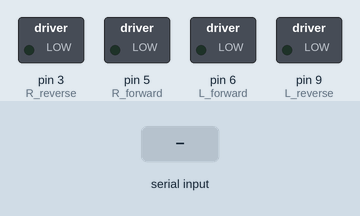
Bench run of a sketch on a simulated Arduino Uno, built with avr-gcc and run on an emulated ATmega328P. Shown: switched loads named in the sketch (green lamp = pin HIGH). The test bench sets the inputs (shaded band).

Above: at 1.2 s.
1.3 s: "F" received over Serial
At 2.1 s:
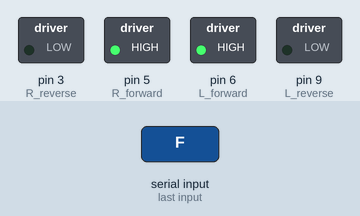
2.8 s: "B" received over Serial
At 3.2 s:
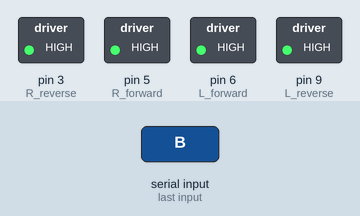
4.3 s: "S" received over Serial
At 5.5 s:
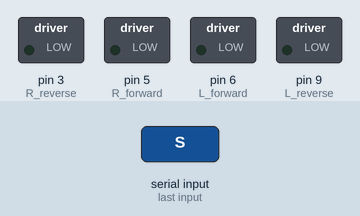
5.8 s: "R" received over Serial
At 6.7 s:
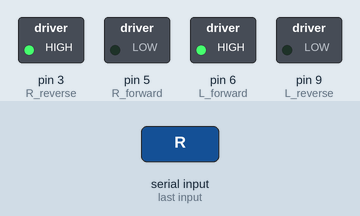
7.3 s: "F" received over Serial
At 7.8 s:
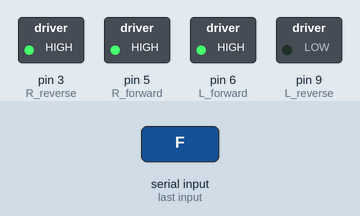
8.8 s: "L" received over Serial
At 10.2 s:
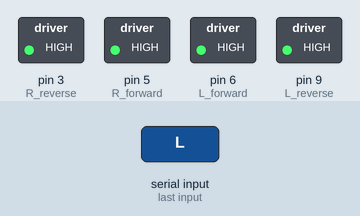
Timing chart, 0 to 11.3 s (numbered marks = the images above; inputs shaded):
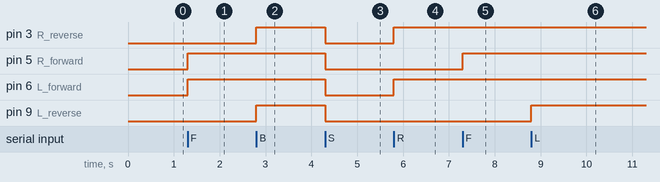

The sketch:

car.ino
```cpp
int R_forward = 5;
int R_reverse = 3;
int L_forward = 6;
int L_reverse = 9;
int delay_time_on = 500; // how long should each wheel turn?
int delay_time_off = 2000; // delay between tests

char command = 'S';


void setup() {

  // Turn these pins on for PWM OUTPUT
  pinMode(R_forward, OUTPUT);
  pinMode(R_reverse, OUTPUT);
  pinMode(L_forward, OUTPUT);
  pinMode(L_reverse, OUTPUT);
  // turn all the motors off
  digitalWrite(R_forward, LOW);
  digitalWrite(R_reverse, LOW);
  digitalWrite(L_forward, LOW);
  digitalWrite(L_reverse, LOW);

  Serial.begin(9600);       //Config serial for bluetooth

  Stop();
}

void loop() {

  command = Serial.read();   //Read Bluetooth

  switch(command)
  {
    case 'S':
        Stop();
        break;
    case 'F':
        Forward();
        break;
    case 'B':
        Backward();
        break;
    case 'R':
        Right();
        break;
    case 'L':
        Left();
        break;
  }
}

void Stop(){
  digitalWrite(R_forward, LOW);
  digitalWrite(L_forward, LOW);
  digitalWrite(R_reverse, LOW);
  digitalWrite(L_reverse, LOW);
}

void Forward(){
  digitalWrite(R_forward, HIGH);
  digitalWrite(L_forward, HIGH);
}

void Backward(){
  digitalWrite(R_reverse, HIGH);
  digitalWrite(L_reverse, HIGH);
}

void Left(){
  digitalWrite(R_forward, HIGH);
  digitalWrite(L_reverse, HIGH);
}

void Right(){
  digitalWrite(R_reverse, HIGH);
  digitalWrite(L_forward, HIGH);
}
```

Measured:
- after the input at 1.3 s, pin 5 (R_forward), pin 6 (L_forward): LOW → HIGH at once
- after the input at 2.8 s, pin 3 (R_reverse), pin 9 (L_reverse): LOW → HIGH at once
- after the input at 4.3 s, pin 3 (R_reverse), pin 5 (R_forward), pin 6 (L_forward), pin 9 (L_reverse): HIGH → LOW at once
- after the input at 5.8 s, pin 3 (R_reverse), pin 6 (L_forward): LOW → HIGH at once
- after the input at 7.3 s, pin 5 (R_forward): LOW → HIGH at once
- after the input at 8.8 s, pin 9 (L_reverse): LOW → HIGH at once
